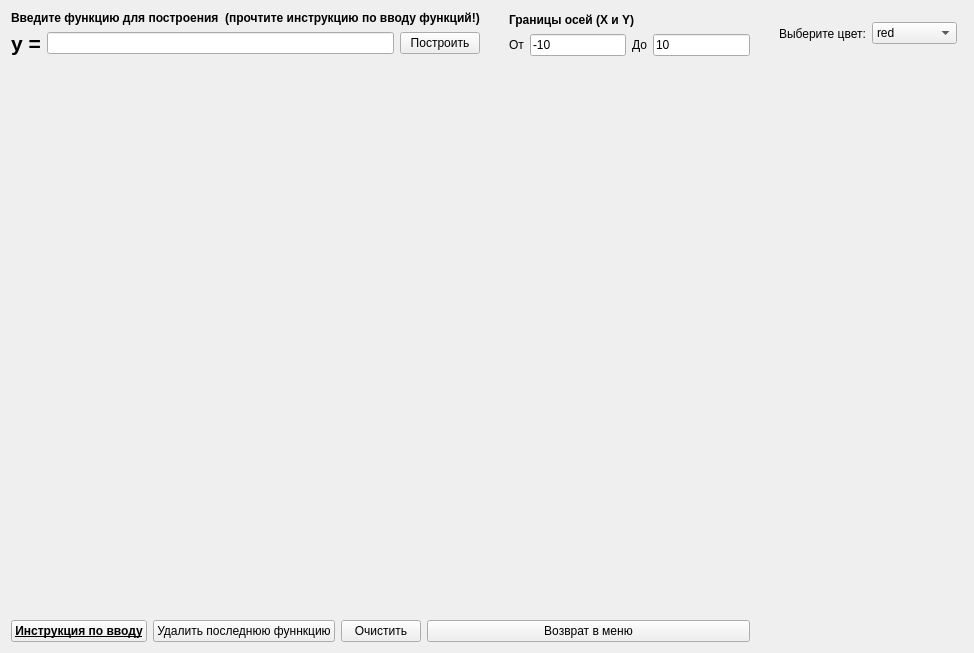
<?xml version="1.0" encoding="UTF-8"?>
<ui version="4.0">
 <class>plot</class>
 <widget class="QWidget" name="plot">
  <property name="geometry">
   <rect>
    <x>0</x>
    <y>0</y>
    <width>974</width>
    <height>653</height>
   </rect>
  </property>
  <property name="focusPolicy">
   <enum>Qt::TabFocus</enum>
  </property>
  <property name="windowTitle">
   <string>GraphX -  Ввод и построение графика</string>
  </property>
  <property name="windowIcon">
   <iconset resource="res.qrc">
    <normaloff>:/Res/res/Eclipse.png</normaloff>:/Res/res/Eclipse.png</iconset>
  </property>
  <layout class="QGridLayout" name="gridLayout">
   <item row="0" column="0" colspan="4">
    <layout class="QVBoxLayout" name="verticalLayout">
     <item>
      <widget class="QLabel" name="label">
       <property name="font">
        <font>
         <weight>75</weight>
         <bold>true</bold>
        </font>
       </property>
       <property name="text">
        <string>Введите функцию для построения  (прочтите инструкцию по вводу функций!)</string>
       </property>
      </widget>
     </item>
     <item>
      <layout class="QHBoxLayout" name="horizontalLayout">
       <item>
        <widget class="QLabel" name="label_5">
         <property name="font">
          <font>
           <pointsize>16</pointsize>
           <weight>75</weight>
           <bold>true</bold>
          </font>
         </property>
         <property name="text">
          <string>y =</string>
         </property>
        </widget>
       </item>
       <item>
        <widget class="QLineEdit" name="lineEdit">
         <property name="toolTip">
          <string>&lt;!DOCTYPE HTML PUBLIC &quot;-//W3C//DTD HTML 4.0//EN&quot; &quot;http://www.w3.org/TR/REC-html40/strict.dtd&quot;&gt;
&lt;html&gt;&lt;head&gt;&lt;meta name=&quot;qrichtext&quot; content=&quot;1&quot; /&gt;&lt;style type=&quot;text/css&quot;&gt;
p, li { white-space: pre-wrap; }
&lt;/style&gt;&lt;/head&gt;&lt;body style=&quot; font-family:'Ubuntu'; font-size:11pt; font-weight:400; font-style:normal;&quot;&gt;
&lt;p style=&quot; margin-top:0px; margin-bottom:0px; margin-left:0px; margin-right:0px; -qt-block-indent:0; text-indent:0px;&quot;&gt;Введите функцию для построения &lt;/p&gt;
&lt;p style=&quot; margin-top:0px; margin-bottom:0px; margin-left:0px; margin-right:0px; -qt-block-indent:0; text-indent:0px;&quot;&gt;&lt;span style=&quot; font-weight:600; color:#aa0000;&quot;&gt;ПРОЧТИТЕ ИНСТРУКЦИЮ НИЖЕ , ДЛЯ ИЗБЕЖАНИЯ ОШИБОК!&lt;/span&gt;&lt;/p&gt;&lt;/body&gt;&lt;/html&gt;</string>
         </property>
        </widget>
       </item>
       <item>
        <widget class="QPushButton" name="pushButton">
         <property name="text">
          <string>Построить</string>
         </property>
        </widget>
       </item>
      </layout>
     </item>
    </layout>
   </item>
   <item row="1" column="0" colspan="10">
    <widget class="QwtPlot" name="qwtPlot"/>
   </item>
   <item row="2" column="0">
    <widget class="QPushButton" name="pushButton_3">
     <property name="font">
      <font>
       <weight>75</weight>
       <bold>true</bold>
       <underline>true</underline>
      </font>
     </property>
     <property name="text">
      <string>Инструкция по вводу</string>
     </property>
    </widget>
   </item>
   <item row="2" column="1">
    <widget class="QPushButton" name="pushButton_2">
     <property name="text">
      <string>Удалить последнюю фуннкцию</string>
     </property>
    </widget>
   </item>
   <item row="2" column="2">
    <widget class="QPushButton" name="pushButton_6">
     <property name="focusPolicy">
      <enum>Qt::TabFocus</enum>
     </property>
     <property name="text">
      <string>Очистить</string>
     </property>
    </widget>
   </item>
   <item row="2" column="3" colspan="3">
    <widget class="QPushButton" name="pushButton_5">
     <property name="text">
      <string>Возврат в меню</string>
     </property>
    </widget>
   </item>
   <item row="0" column="7">
    <widget class="QLabel" name="label_6">
     <property name="text">
      <string>Выберите цвет:</string>
     </property>
    </widget>
   </item>
   <item row="0" column="8">
    <widget class="QComboBox" name="comboBox">
     <item>
      <property name="text">
       <string>red</string>
      </property>
     </item>
     <item>
      <property name="text">
       <string>orange</string>
      </property>
     </item>
     <item>
      <property name="text">
       <string>coral</string>
      </property>
     </item>
     <item>
      <property name="text">
       <string>yellow</string>
      </property>
     </item>
     <item>
      <property name="text">
       <string>black</string>
      </property>
     </item>
     <item>
      <property name="text">
       <string>grey</string>
      </property>
     </item>
     <item>
      <property name="text">
       <string>cyan</string>
      </property>
     </item>
     <item>
      <property name="text">
       <string>blue</string>
      </property>
     </item>
     <item>
      <property name="text">
       <string>darkblue</string>
      </property>
     </item>
     <item>
      <property name="text">
       <string>green</string>
      </property>
     </item>
     <item>
      <property name="text">
       <string>lime</string>
      </property>
     </item>
     <item>
      <property name="text">
       <string>darkgreen</string>
      </property>
     </item>
     <item>
      <property name="text">
       <string>teal</string>
      </property>
     </item>
     <item>
      <property name="text">
       <string>purple</string>
      </property>
     </item>
     <item>
      <property name="text">
       <string>magenta</string>
      </property>
     </item>
     <item>
      <property name="text">
       <string>indigo</string>
      </property>
     </item>
    </widget>
   </item>
   <item row="0" column="5">
    <layout class="QVBoxLayout" name="verticalLayout_2">
     <item>
      <widget class="QLabel" name="label_4">
       <property name="font">
        <font>
         <weight>75</weight>
         <bold>true</bold>
        </font>
       </property>
       <property name="text">
        <string>Границы осей (X и Y)</string>
       </property>
      </widget>
     </item>
     <item>
      <layout class="QHBoxLayout" name="horizontalLayout_2">
       <item>
        <widget class="QLabel" name="label_2">
         <property name="text">
          <string>От</string>
         </property>
        </widget>
       </item>
       <item>
        <widget class="QLineEdit" name="lineEdit_3">
         <property name="text">
          <string>-10</string>
         </property>
        </widget>
       </item>
       <item>
        <widget class="QLabel" name="label_3">
         <property name="text">
          <string>До</string>
         </property>
        </widget>
       </item>
       <item>
        <widget class="QLineEdit" name="lineEdit_2">
         <property name="text">
          <string>10</string>
         </property>
        </widget>
       </item>
      </layout>
     </item>
    </layout>
   </item>
   <item row="0" column="4">
    <spacer name="horizontalSpacer">
     <property name="orientation">
      <enum>Qt::Horizontal</enum>
     </property>
     <property name="sizeHint" stdset="0">
      <size>
       <width>40</width>
       <height>20</height>
      </size>
     </property>
    </spacer>
   </item>
   <item row="0" column="6">
    <spacer name="horizontalSpacer_2">
     <property name="orientation">
      <enum>Qt::Horizontal</enum>
     </property>
     <property name="sizeHint" stdset="0">
      <size>
       <width>40</width>
       <height>20</height>
      </size>
     </property>
    </spacer>
   </item>
  </layout>
 </widget>
 <customwidgets>
  <customwidget>
   <class>QwtPlot</class>
   <extends>QFrame</extends>
   <header>qwt_plot.h</header>
  </customwidget>
 </customwidgets>
 <resources>
  <include location="res.qrc"/>
 </resources>
 <connections/>
</ui>
